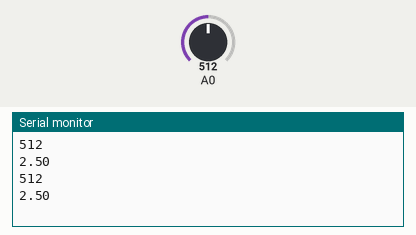
A sketch run on a simulated Arduino Uno, built with avr-gcc and run on an emulated ATmega328P. On the bench: the last lines printed to the serial monitor. The test bench sets the inputs (shaded band); at power-on: A0 = 512.

Above: at 1.2 s.
1.3 s: A0 set to 716
At 2.6 s:
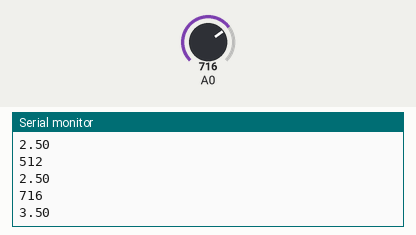
2.8 s: A0 set to 900
At 3.8 s:
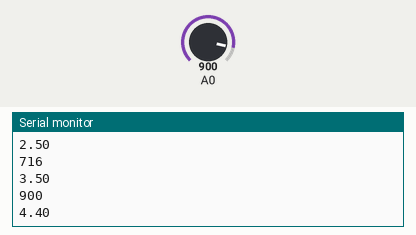
Timing chart, 0 to 5.8 s (numbered marks = the images above; inputs shaded):
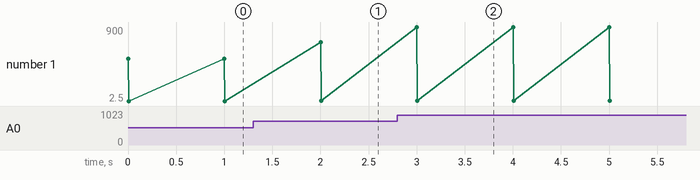

Measured:
- after the input at 1.3 s, the serial monitor: prints a new line after 0.70 s (image 1)
- after the input at 2.8 s, the serial monitor: prints a new line after 0.20 s (image 2)
- plotted number 1: 2.5 → 3.5 after the input at 1.3 s, 3.5 → 4.4 after the input at 2.8 s

The sketch:

Demo_Code.ino
```cpp
void setup(){
Serial.begin(9600);   // initialize serial port:
  pinMode(A0, INPUT);
}


void loop(){
  float toggle = analogRead(A0) * 5.0 / 1023.0;
  Serial.println(analogRead(A0));
  Serial.println(toggle);
  delay(1000);
  }


  //TODO: convert Serial plotter raw readings to Voltage
  //TODO: record reading of solar cell when laser is not shining on solar cell (set as ambient)
  //TODO: find way to record position/order of specific cuvette holders
  //TODO: during delay, record readings; replace DELAY with a FOR or WHILE loops
```
